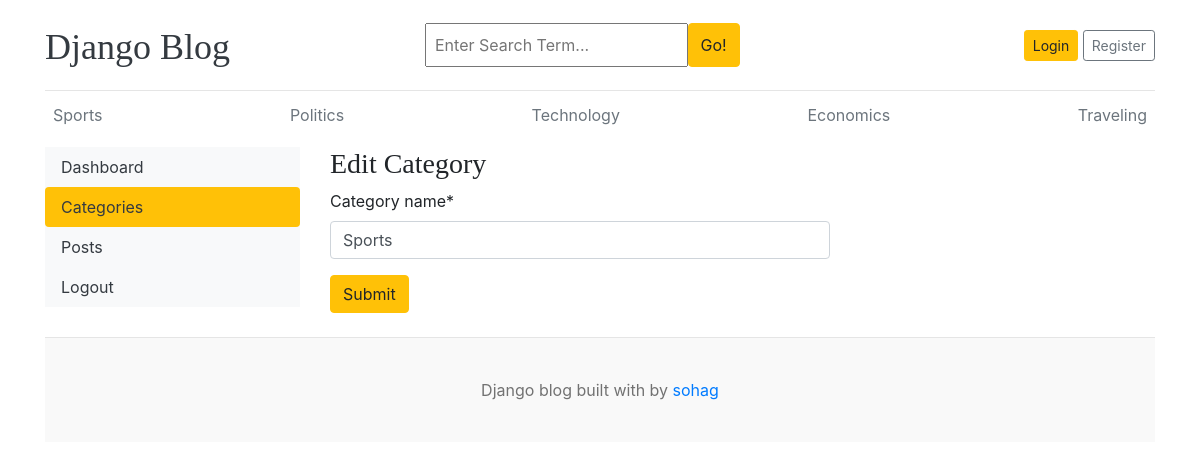
The page /dashboard/categories/edit/1/ on the database its author committed.
### blogs/models.py (models this page shows, shortened)
class Category(models.Model):
    category_name=models.CharField(max_length=50)
    created_at=models.DateField(auto_now_add=True)
    updated_at=models.DateField(auto_now=True)
    class Meta:
        verbose_name_plural='categories'

### dashboards/views.py (the view)
# urls.py: path('categories/edit/<int:pk>/',views.edit_categories,name='edit_categories'),
def edit_categories(request,pk):
    category=get_object_or_404(Category,pk=pk)
    if request.method=='POST':
        form=categoryForm(request.POST,instance=category)
        if form.is_valid():
            form.save()
            return redirect('categories')
    form=categoryForm(instance=category)
    context={
        'form':form,
        'category':category
    }
    return render(request,'dashboard/edit_categories.html',context)

### dashboards/forms.py
class categoryForm(forms.ModelForm):
    class Meta:
        model=Category
        fields='__all__'

### blogs/context_processors.py (called while the page is built)
def get_categories(request):
    categories=Category.objects.all()
    return dict(categories=categories)

def get_social_link(request):
    social_link=SocialPlatform.objects.all()
    return dict(social_link=social_link)

### templates/dashboard/edit_categories.html (shortened to what this page needs)
{%extends 'base.html'%}
{%block content%}
{%load crispy_forms_tags%}
<div class="row">
    {% include "dashboard/sidebar.html" %}
      <div class="col-md-9">
        <h3>Edit Category</h3>
        <form action="{%url 'edit_categories' category.id%}" method="POST" style="width:500px">
            {{ form | crispy }}
            <button type="submit" class="btn btn-warning">Submit</button>
        </form>
        <br>
      </div>
     </div>
{%endblock%}

### templates/base.html (shortened to what this page needs)
{%load static%}
<!DOCTYPE html>
<html lang="en">
<head>
    <link href="https://getbootstrap.com/docs/4.0/dist/css/bootstrap.min.css" rel="stylesheet">
    <link href="{% static 'css/blog.css'%}" rel="stylesheet">
    <link rel="stylesheet" href="https://cdnjs.cloudflare.com/ajax/libs/font-awesome/4.7.0/css/font-awesome.min.css">
  </head>
<body>
    <div class="container">
      <header class="blog-header py-3">
        <div class="row flex-nowrap justify-content-between align-items-center">
          <div class="col-4 pt-1">
            <a class="blog-header-logo text-dark" href="/">Django Blog</a>
          </div>
          <div class="col-4">
            <form action="{% url 'search' %}" method="GET">
                 <div class="input-group">
                    <input class="p-2 w-75" type="text"  name="keyword" value="{{keyword}}" placeholder="Enter Search Term..." aria-label="Enter">
                    <button class="btn btn-warning" id="button-search" type="submit">Go!</button>
                    </div>
            </form>
          </div>
          <div class="col-4 d-flex justify-content-end align-items-center">
            {%if not user.is_authenticated %}
            <a class="btn btn-sm btn-warning" href="{%url 'login'%}">Login</a> &nbsp;
            <a class="btn btn-sm btn-outline-secondary" href="{%url 'register'%}">Register</a>
            {%else%}
            <span><a href="{%url 'dashboard'%}">Dashboard</a></span>
            &emsp;
            <span><a href="{%url 'logout'%}">Logout</a></span>
            {%endif%}
          </div>
        </div>
      </header>
      <div class="nav-scroller py-1 mb-2">
        <nav class="nav d-flex justify-content-between">
          {% for cat in categories%}
          <a class="p-2 text-muted" href="{% url 'posts_by_category' cat.pk%}">{{cat.category_name}}</a>
          {% endfor %}
        </nav>
      </div>
{% block content %}
{% endblock %}
<footer class="blog-footer">
  <p>Django blog built with by <a href="https://github.com/Rafin-Tahsin-Sohag-25">sohag</a></p>
</footer>
</body>
</html>

### blog_main/static/css/blog.css (style rules this page uses)
.blog-header { border-bottom: 1px solid #e5e5e5; }
.blog-header-logo { font-family: "Playfair Display", Georgia, "Times New Roman", serif; font-size: 2.25rem; }
h1, h2, h3, h4, h5, h6 { font-family: "Playfair Display", Georgia, "Times New Roman", serif; }
.blog-footer { padding: 2.5rem 0; color: #727272; text-align: center; background-color: #f9f9f9; border-top: .05rem solid #e5e5e5; }
.blog-footer p:last-child { margin-bottom: 0; }

### rows shown on the page
Category: category_name "Sports"
Category: category_name "Politics"
Category: category_name "Technology"
Category: category_name "Economics"
Category: category_name "Traveling"
